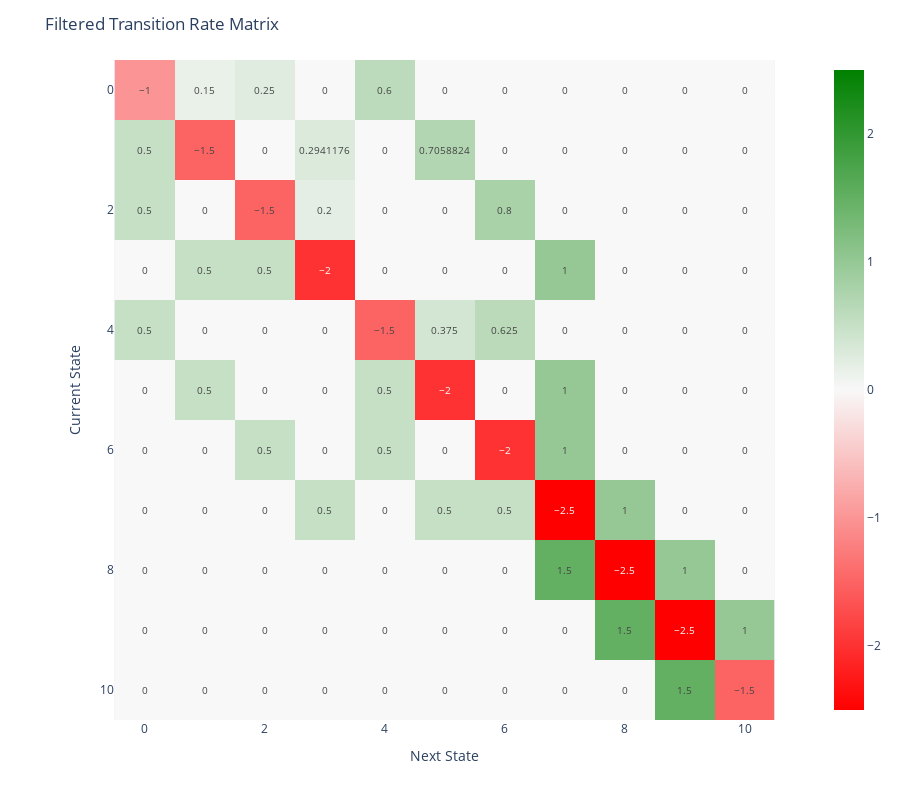

The notebook cell saved with this chart:
### Code cell
def make_transition_rate_matrix(graph: dict):
    index = {s: i for i, s in enumerate(graph)}

    n = len(graph)
    matrix = np.zeros((n, n))

    for from_state, to_states in graph.items():
        for to_state, rate in to_states.items():
            matrix[index[from_state], index[to_state]] = rate

    for i in range(n):
        matrix[i, i] = -sum(matrix[i, :])

    return matrix

transition_rate_matrix = make_transition_rate_matrix(available_states)

fig = px.imshow(
    transition_rate_matrix,
    text_auto = True,
    height = 800,
    color_continuous_scale = [[0, 'red'], [0.5, '#f8f8f8'], [1, 'green']],
    color_continuous_midpoint = 0.0,
)
fig.update_layout(
    title='Filtered Transition Rate Matrix',
    xaxis_title='Next State',
    yaxis_title='Current State',
)
fig.show()

### Figure 1 — Plotly figure (JSON) as saved in the notebook; plotly's stock layout.template omitted (floating-point values rounded to 4 significant figures)
{"data": [{"coloraxis": "coloraxis", "hovertemplate": "x: %{x}<br>y: %{y}<br>color: %{z}<extra></extra>", "name": "0", "texttemplate": "%{z}", "type": "heatmap", "xaxis": "x", "yaxis": "y", "z": [[-1, 0.15, 0.25, 0, 0.6, 0, 0, 0, 0, 0, 0], [0.5, -1.5, 0, 0.2941, 0, 0.7059, 0, 0, 0, 0, 0], [0.5, 0, -1.5, 0.2, 0, 0, 0.8, 0, 0, 0, 0], [0, 0.5, 0.5, -2, 0, 0, 0, 1, 0, 0, 0], [0.5, 0, 0, 0, -1.5, 0.375, 0.625, 0, 0, 0, 0], [0, 0.5, 0, 0, 0.5, -2, 0, 1, 0, 0, 0], [0, 0, 0.5, 0, 0.5, 0, -2, 1, 0, 0, 0], [0, 0, 0, 0.5, 0, 0.5, 0.5, -2.5, 1, 0, 0], [0, 0, 0, 0, 0, 0, 0, 1.5, -2.5, 1, 0], [0, 0, 0, 0, 0, 0, 0, 0, 1.5, -2.5, 1], [0, 0, 0, 0, 0, 0, 0, 0, 0, 1.5, -1.5]]}], "layout": {"coloraxis": {"cmid": 0, "colorscale": [[0, "red"], [0.5, "#f8f8f8"], [1, "green"]]}, "height": 800, "margin": {"t": 60}, "title": {"text": "Filtered Transition Rate Matrix"}, "xaxis": {"anchor": "y", "constrain": "domain", "domain": [0, 1], "scaleanchor": "y", "title": {"text": "Next State"}}, "yaxis": {"anchor": "x", "autorange": "reversed", "constrain": "domain", "domain": [0, 1], "title": {"text": "Current State"}}}}
